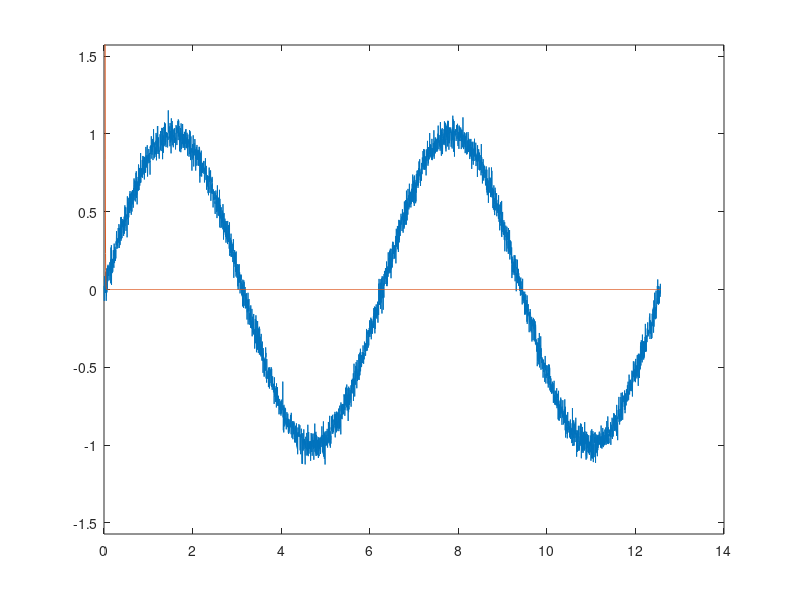

Recreate this plot in MATLAB.

close all
clear all
clc

x = 0:pi*0.001:4*pi;
x = x';
y = sin(x)+0.05*randn(size(x)); % trainning data set
plot(x,y)

W1=[1;1;1];
W2=[1;1;1];
grad=1;
count = 1;
while norm(grad)>0.001

    a1=x*W1(1);
    a2=x*W1(2);
    a3=x*W1(3);

    z1=1./(1+exp(-a1));
    z2=1./(1+exp(-a2));
    z3=1./(1+exp(-a3));

    yhat=z1*W2(1)+z2*W2(2)+z3*W2(3);

    delta21=yhat-y;
    delta11=exp(-a1)./((1+exp(-a1)).^2).*W2(1).*delta21;
    delta12=exp(-a2)./((1+exp(-a2)).^2).*W2(2).*delta21;
    delta13=exp(-a3)./((1+exp(-a3)).^2).*W2(3).*delta21;

    dEndw21=delta21.*z1;
    dEndw22=delta21.*z2;
    dEndw23=delta21.*z3;
    
    dEndw11=delta11.*x;
    dEndw12=delta12.*x;
    dEndw13=delta13.*x;

    grad=[sum(dEndw11);sum(dEndw12);sum(dEndw13);sum(dEndw21);sum(dEndw22);sum(dEndw23)];

    eta=0.001;
    W1=W1-eta*grad(1:3);
    W2=W2-eta*grad(4:6);

    norm(grad);
    count= count+1;
end

hold on; plot(x,yhat); ylim([-pi/2 pi/2]);